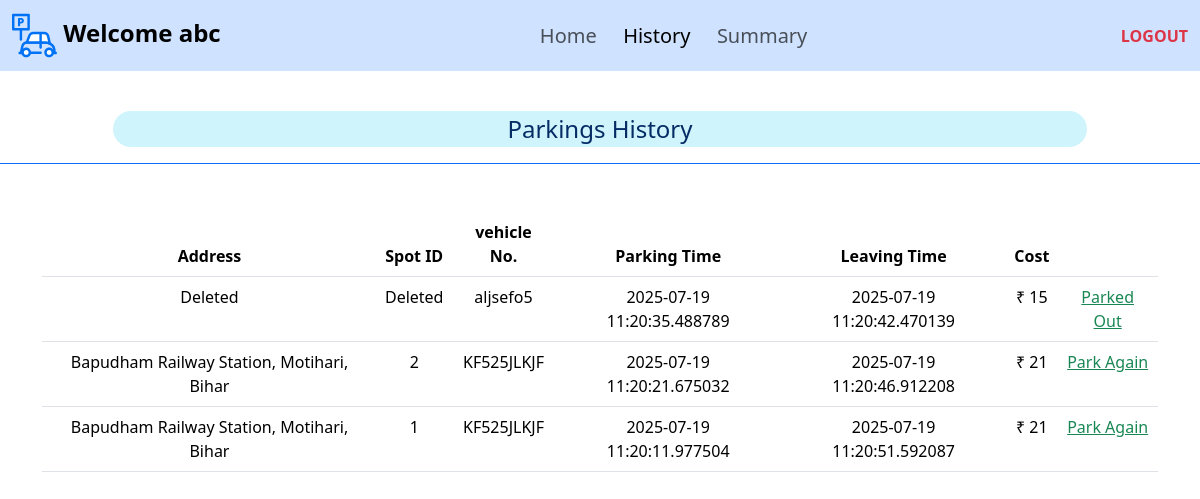
The page /user_history (signed in) on the database its author committed.
### application/models.py (models this page shows)
class User(db.Model):
    id = db.Column(db.Integer, primary_key=True, autoincrement=True)
    email = db.Column(db.String(), unique=True, nullable=False)
    username = db.Column(db.String(), nullable=False)
    password = db.Column(db.String(), nullable=False)
    is_admin = db.Column(db.Boolean, default=False)
    bookings = db.relationship('Booking', backref='user', lazy=True, order_by='Booking.parking')

class Booking(db.Model):
    id = db.Column(db.Integer(), primary_key=True, autoincrement=True)
    user_id = db.Column(db.Integer(), db.ForeignKey('user.id'), nullable=False)
    lot_id = db.Column(db.Integer(), db.ForeignKey('parking_lot.id'), nullable=True)
    spot_id = db.Column(db.Integer(), db.ForeignKey('parking_spot.id'), nullable=True)
    parking = db.Column(db.DateTime(), nullable=False)
    leaving = db.Column(db.DateTime(), nullable=True)
    vehicle_no = db.Column(db.String(), nullable=False)
    cost = db.Column(db.Integer(), nullable= True)
    price = db.Column(db.Integer(),nullable=False)

class Parking_lot(db.Model):
    id = db.Column(db.Integer, primary_key=True ,autoincrement=True)
    max_spots = db.Column(db.Integer(), nullable=False)
    price = db.Column(db.Integer(), nullable=False)
    prime_location = db.Column(db.String(), nullable=False)
    pincode = db.Column(db.Integer(), nullable=False)
    address = db.Column(db.String(), nullable=False)
    spots = db.relationship('Parking_spot', backref='parking_lot', lazy=True)
    bookings = db.relationship('Booking', backref='parking_lot', lazy=True, order_by='Booking.parking')

### application/controllers.py (the view)
@app.route("/user_history", methods=["GET","POST"])
def user_history():
    if 'user' not in session:
        return redirect(url_for('login'))
    u=User.query.get(session['user'])
    if u.is_admin:
        return redirect(url_for('admin'))
    bookings=list(reversed(u.bookings))
    lt={l.id:l for l in Parking_lot.query.all()}
    return render_template("user_history.html", bookings=bookings, lt=lt, user=u)

### templates/user_history.html (shortened to what this page needs)
{% extends 'template.jinja' %}
{% block body %}
<nav class="navbar navbar-expand-lg bg-primary-subtle">
    <div class="container-fluid">
        <a class="navbar-brand fs-4" href="/"><img src="/static/parking.svg" width="45" height="45"
                alt="ParkHere"><strong>&nbsp;Welcome {{user.username}}</strong></a>
        <div class="collapse navbar-collapse " id="navbarText">
            <ul class="navbar-nav m-auto mb-2 mb-lg-0">
                <li class="nav-item">
                    <a class="nav-link fs-5 " aria-current="page" href="/user">Home&nbsp;&nbsp;</a>
                </li>
                <li class="nav-item">
                    <a class="nav-link fs-5 active" aria-current="page" href="/user_history">History&nbsp;&nbsp;</a>
                </li>
                <li class="nav-item">
                    <a class="nav-link fs-5" aria-current="page" href="/summary">Summary&nbsp;&nbsp;</a>
                </li>
            </ul>
            <span class="navbar-text">
                <a class="link-danger link-underline-opacity-0" href="/logout"><b>LOGOUT</b></a>
            </span>
        </div>
    </div>
</nav>
<br>
<div class="container-fluid mb-5">
    <div class="row border-bottom border-primary justify-content-center p-3 mb-5">
        <div class="col-10 bg-info-subtle rounded-pill text-primary-emphasis text-center fs-4">
            Parkings&nbsp;History
        </div>
    </div>
</div>
<div class="container mb-5">
    <table class="table text-center">
        <thead>
            <th>Address</th>
            <th>Spot ID</th>
            <th>vehicle No.</th>
            <th>Parking Time</th>
            <th>Leaving Time</th>
            <th>Cost</th>
            <th></th>
        </thead>
        <tbody>
            {% for b in bookings%}
            <tr>
                {% if b.lot_id%}
                <td>{{lt[b.lot_id].address}}</td>
                <td>{{b.spot_id}}</td>
                {%else%}
                <td>Deleted</td>
                <td>Deleted</td>
                {%endif%}
                <td>{{b.vehicle_no}}</td>
                <td>{{b.parking}}</td>
                <td>{{b.leaving}}</td>
                <td>₹ {{b.cost}}</td>
                {% if b.leaving %}
                <td>
                    {%if b.lot_id%}
                    <a class="text-success" href="/book/{{b.lot_id}}">Park Again</a>
                    {%else%}
                    <a class="text-success" href="/">Parked Out</a>
                    {%endif%}
                </td>
                {%else%}
                <td><b><a class="link-danger link-underline-opacity-0" href="/release/{{b.id}}">Release</a></b></td>
                {% endif %}
            </tr>
            {% endfor %}
        </tbody>
    </table>
</div>
<br><br>
{% endblock %}

### rows shown on the page
User: username "abc"
Booking: shows "Deleted", vehicle_no "aljsefo5", parking "2025-07-19 11:20:35.488789", leaving "2025-07-19 11:20:42.470139", cost "15", shows "Parked Out"
Booking: spot_id "2", vehicle_no "KF525JLKJF", parking "2025-07-19 11:20:21.675032", leaving "2025-07-19 11:20:46.912208", cost "21"
Parking_lot: address "Bapudham Railway Station, Motihari, Bihar"
Booking: spot_id "1", vehicle_no "KF525JLKJF", parking "2025-07-19 11:20:11.977504", leaving "2025-07-19 11:20:51.592087", cost "21"
